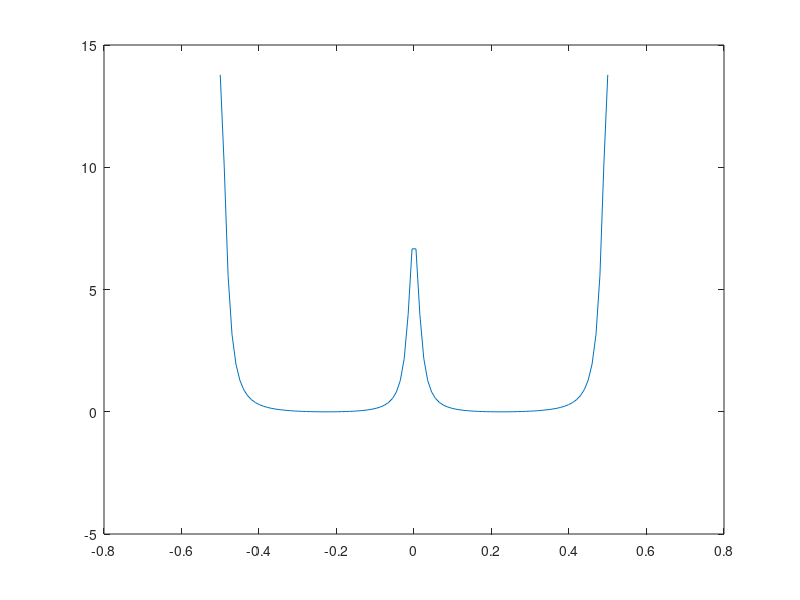

Source code (MATLAB):
f = linspace(-0.5,0.5,100); % set f from -0.5 to 0.5
z = exp(2*pi*f*1i); %make independent variable
%%
%filter 1

a1 = -1.5731;
a2 = 0.9025;
b0 = 1;
b1 = 1.6180;
b2 = 1;

H = [];

for i = 1:length(z)

    H = [H,(b0+b1/z(i)+b2/z(i)^2)/(1+a1/z(i)+a2/z(i)^2)];
end

plot (f,H);

clear H

%%


%filter 2

a1 = 0;
a2 = -0.81;
b0 = 1;
b1 = -0.6180;
b2 = 1;

H = [];

for i = 1:length(z)

    H = [H,(b0+b1/z(i)+b2/z(i)^2)/(1+a1/z(i)+a2/z(i)^2)];
end

plot (f,H);

clear H